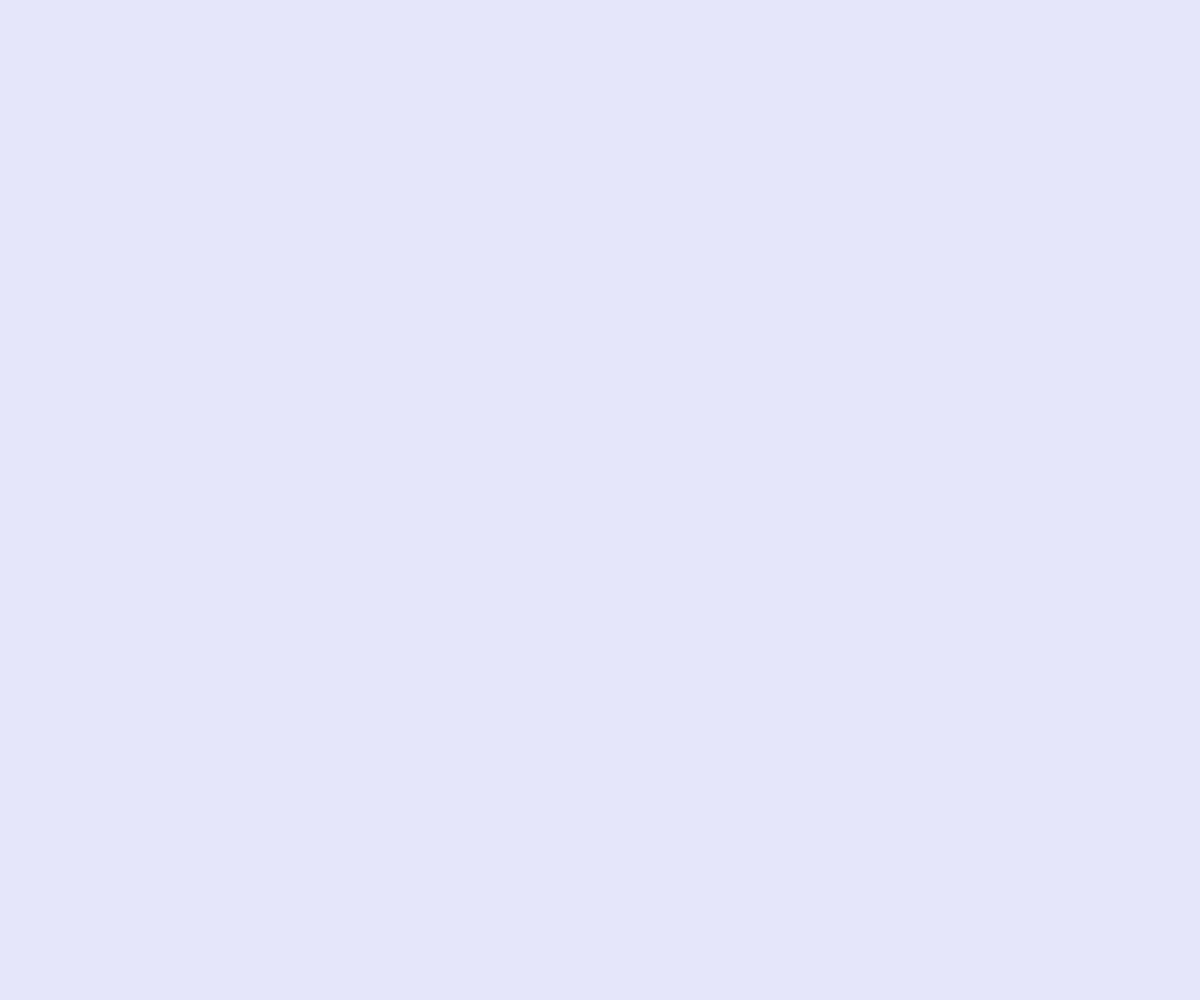
Frame 1 (no input)
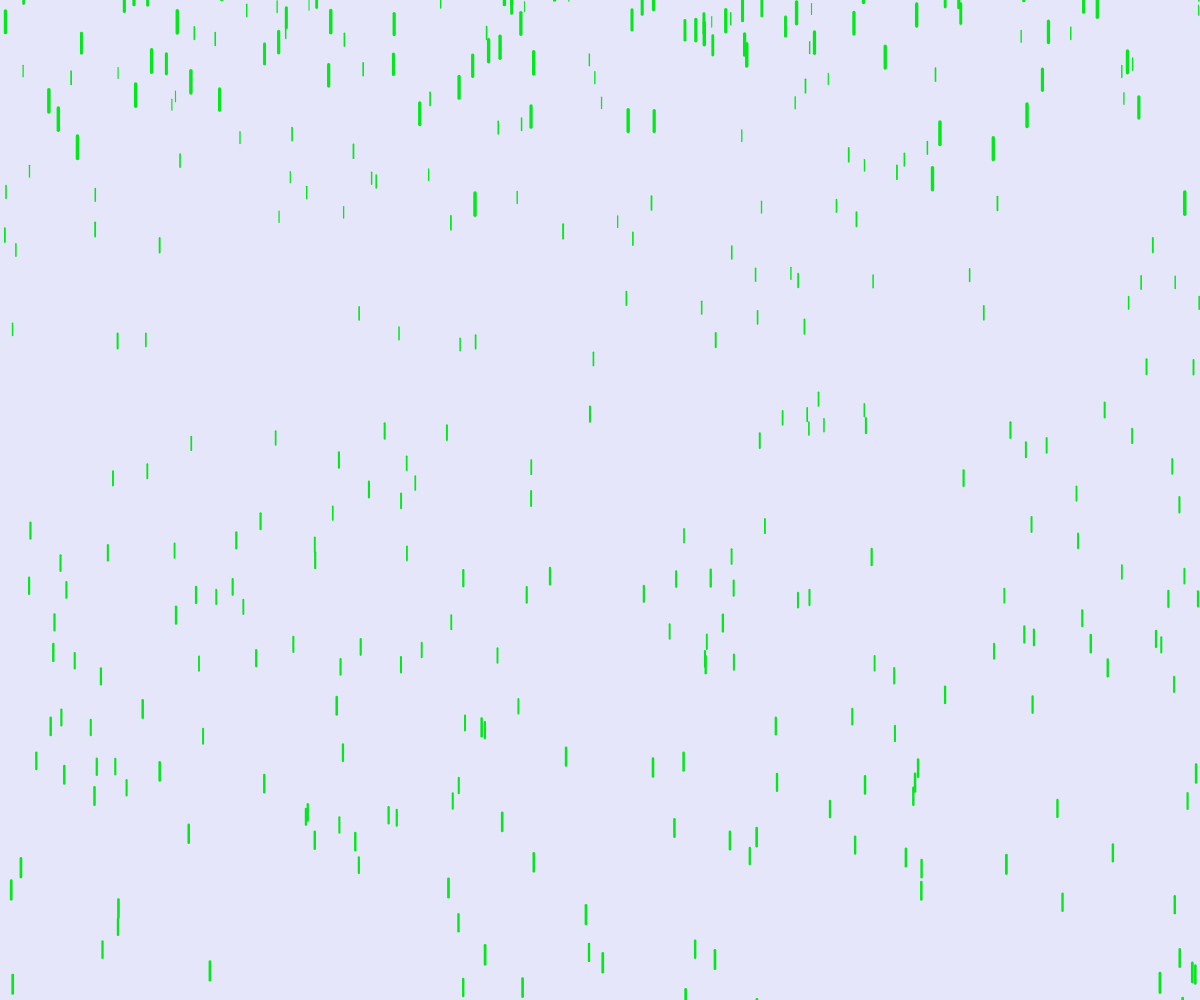
Frame 60 (no input)
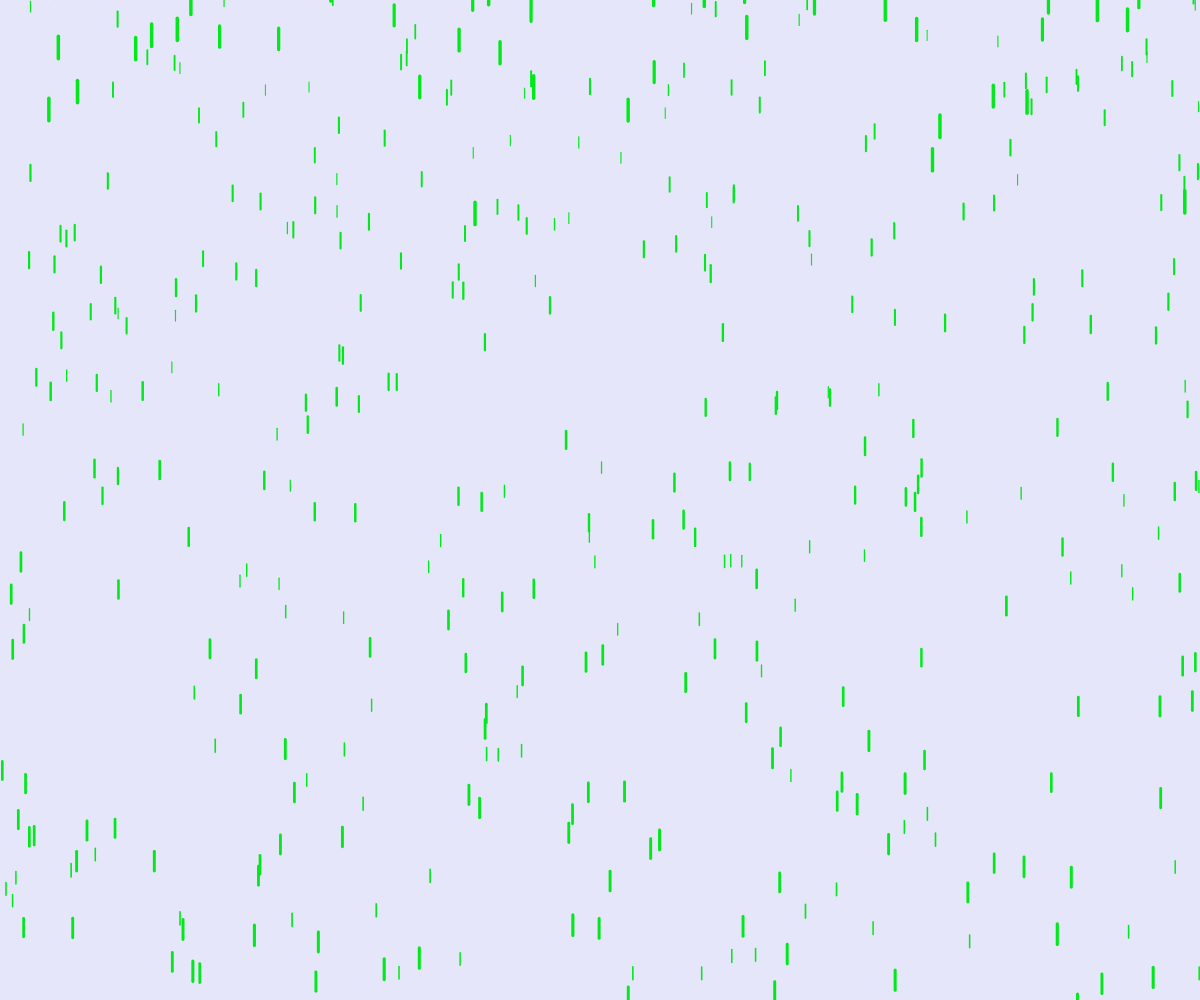
Frame 120 (the mouse pressed at the canvas centre since frame 60)

The p5.js sketch that drew these frames (run headless with seeded random() and noise() and a simulated clock; from frame 60 on, the mouse is pressed at the canvas centre):

// p5.js sketch
// ── sketch.js
var drops = [];

function setup() {
  createCanvas(window.innerWidth,window.innerHeight);
  for (var i = 0; i < 500; i++) {
    drops[i] = new Drop();
  }
}

function draw() {
  background(230, 230, 250);
  for (var i = 0; i < drops.length; i++) {
    drops[i].fall();
    drops[i].show();
  }
}
// ── drop.js
function Drop() {
  this.x = random(width);
  this.y = random(-500, -50);
  this.z = random(0, 25);
  this.len = map(this.z, 0, 20, 10, 20);
  this.yspeed = map(this.z, 0, 20, 1, 20);

  this.fall = function() {
    this.y = this.y + this.yspeed;
    var grav = map(this.z, 0, 20, 0, 0.2);
    this.yspeed = this.yspeed + grav;

    if (this.y > height) {
      this.y = random(-200, -100);
      this.yspeed = map(this.z, 0, 20, 4, 10);
    }
  }

  this.show = function() {
    var thick = map(this.z, 0, 20, 1, 3);
    strokeWeight(thick);
    stroke(1, 233, 26);
    line(this.x, this.y, this.x, this.y + this.len);
  }
}
// ── style.css
html, body drops{
  margin: 0;
  padding: 0;
}
canvas {
  display: block;
}
